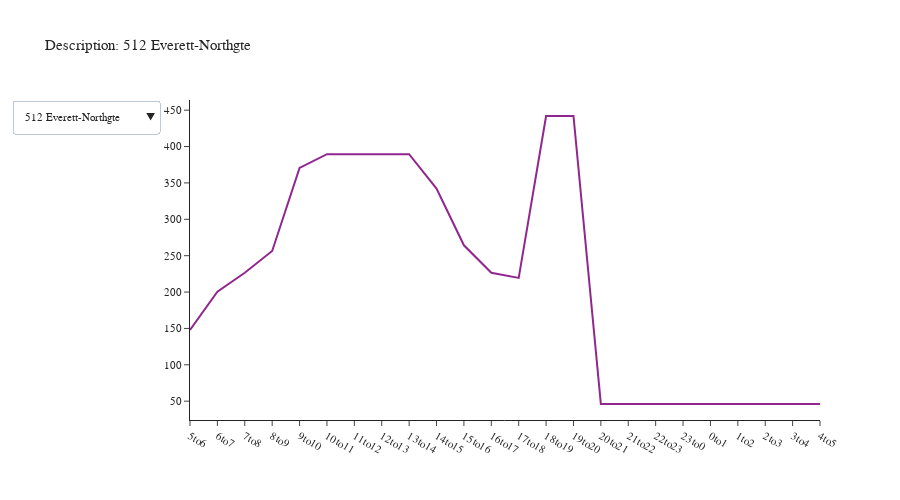

Write notebook code for a chart like this one.
### Code cell
df_test = df_transit_line[df_transit_line['agency']=='Sound Transit'].copy()
df = df_test.groupby(['tod', 'description']).agg({'boardings': 'sum'}).reset_index()
descriptions = df['description'].unique()

fig = create_tod_chart(df, descriptions)
fig.show()

### Figure 1 — Plotly figure (JSON) as saved in the notebook; plotly's stock layout.template omitted (floating-point values rounded to 4 significant figures)
{"data": [{"mode": "lines", "name": "512 Everett-Northgte", "type": "scatter", "visible": true, "x": ["5to6", "6to7", "7to8", "8to9", "9to10", "10to11", "11to12", "12to13", "13to14", "14to15", "15to16", "16to17", "17to18", "18to19", "19to20", "20to21", "21to22", "22to23", "23to0", "0to1", "1to2", "2to3", "3to4", "4to5"], "y": [148.0, 200.4, 226.5, 256.4, 370.7, 389.5, 389.5, 389.5, 389.5, 342.3, 264.3, 226.4, 219.4, 442.0, 442.0, 46.14, 46.14, 46.14, 46.14, 46.14, 46.14, 46.14, 46.14, 46.14]}, {"mode": "lines", "name": "522 Woodinvl-Roosvlt", "type": "scatter", "visible": false, "x": ["5to6", "6to7", "7to8", "8to9", "9to10", "10to11", "11to12", "12to13", "13to14", "14to15", "15to16", "16to17", "17to18", "18to19", "19to20", "20to21", "21to22", "22to23", "23to0", "0to1", "1to2", "2to3", "3to4", "4to5"], "y": [156.5, 238.5, 308.4, 286.7, 372.2, 313.5, 313.5, 313.5, 313.5, 354.9, 400.7, 427.3, 339.9, 348.2, 348.2, 43.81, 43.81, 43.81, 43.81, 43.81, 43.81, 43.81, 43.81, 43.81]}, {"mode": "lines", "name": "535 Lynnwood-Bllvue", "type": "scatter", "visible": false, "x": ["5to6", "6to7", "7to8", "8to9", "9to10", "10to11", "11to12", "12to13", "13to14", "14to15", "15to16", "16to17", "17to18", "18to19", "19to20", "20to21", "21to22", "22to23", "23to0", "0to1", "1to2", "2to3", "3to4", "4to5"], "y": [49.94, 70.8, 114.2, 137.6, 133.0, 154.0, 154.0, 154.0, 154.0, 126.6, 172.5, 118.3, 149.9, 75.37, 75.37, 2.797, 2.797, 2.797, 2.797, 2.797, 2.797, 2.797, 2.797, 2.797]}, {"mode": "lines", "name": "542 Redmond-U Dist", "type": "scatter", "visible": false, "x": ["5to6", "6to7", "7to8", "8to9", "9to10", "10to11", "11to12", "12to13", "13to14", "14to15", "15to16", "16to17", "17to18", "18to19", "19to20", "20to21", "21to22", "22to23", "23to0", "0to1", "1to2", "2to3", "3to4", "4to5"], "y": [12.36, 29.5, 47.99, 58.04, 29.41, 35.6, 35.6, 35.6, 35.6, 46.72, 34.14, 54.68, 60.73, 35.75, 35.75, 6.721, 6.721, 6.721, 6.721, 6.721, 6.721, 6.721, 6.721, 6.721]}, {"mode": "lines", "name": "545 Redmond-Seattle", "type": "scatter", "visible": false, "x": ["5to6", "6to7", "7to8", "8to9", "9to10", "10to11", "11to12", "12to13", "13to14", "14to15", "15to16", "16to17", "17to18", "18to19", "19to20", "20to21", "21to22", "22to23", "23to0", "0to1", "1to2", "2to3", "3to4", "4to5"], "y": [228.8, 391.2, 438.0, 341.6, 264.7, 281.4, 281.4, 281.4, 281.4, 256.5, 379.2, 415.5, 391.0, 262.8, 262.8, 22.51, 22.51, 22.51, 22.51, 22.51, 22.51, 22.51, 22.51, 22.51]}, {"mode": "lines", "name": "550 Bellevue-Seattle", "type": "scatter", "visible": false, "x": ["5to6", "6to7", "7to8", "8to9", "9to10", "10to11", "11to12", "12to13", "13to14", "14to15", "15to16", "16to17", "17to18", "18to19", "19to20", "20to21", "21to22", "22to23", "23to0", "0to1", "1to2", "2to3", "3to4", "4to5"], "y": [201.7, 261.0, 493.7, 484.7, 410.7, 456.5, 456.5, 456.5, 456.5, 438.6, 509.5, 615.3, 617.2, 374.7, 374.7, 62.3, 62.3, 62.3, 62.3, 62.3, 62.3, 62.3, 62.3, 62.3]}, {"mode": "lines", "name": "554 Issaquah-Seattle", "type": "scatter", "visible": false, "x": ["5to6", "6to7", "7to8", "8to9", "9to10", "10to11", "11to12", "12to13", "13to14", "14to15", "15to16", "16to17", "17to18", "18to19", "19to20", "20to21", "21to22", "22to23", "23to0", "0to1", "1to2", "2to3", "3to4", "4to5"], "y": [131.4, 214.2, 228.4, 269.5, 300.6, 316.9, 316.9, 316.9, 316.9, 301.8, 300.2, 186.7, 191.7, 244.9, 244.9, 29.89, 29.89, 29.89, 29.89, 29.89, 29.89, 29.89, 29.89, 29.89]}, {"mode": "lines", "name": "560 W Sea-Bellevue", "type": "scatter", "visible": false, "x": ["5to6", "6to7", "7to8", "8to9", "9to10", "10to11", "11to12", "12to13", "13to14", "14to15", "15to16", "16to17", "17to18", "18to19", "19to20", "20to21", "21to22", "22to23", "23to0", "0to1", "1to2", "2to3", "3to4", "4to5"], "y": [75.12, 94.41, 100.3, 132.9, 106.5, 181.9, 181.9, 181.9, 181.9, 137.1, 115.6, 116.0, 116.5, 88.44, 88.44, 5.705, 5.705, 5.705, 5.705, 5.705, 5.705, 5.705, 5.705, 5.705]}, {"mode": "lines", "name": "566 Auburn-Redmond", "type": "scatter", "visible": false, "x": ["5to6", "6to7", "7to8", "8to9", "9to10", "10to11", "11to12", "12to13", "13to14", "14to15", "15to16", "16to17", "17to18", "18to19", "19to20"], "y": [96.96, 109.4, 73.29, 56.48, 59.71, 2.797, 2.797, 2.797, 2.797, 44.28, 70.48, 18.75, 77.46, 25.0, 25.0]}, {"mode": "lines", "name": "574 Lakewood-SeaTac", "type": "scatter", "visible": false, "x": ["5to6", "6to7", "7to8", "8to9", "9to10", "10to11", "11to12", "12to13", "13to14", "14to15", "15to16", "16to17", "17to18", "18to19", "19to20", "20to21", "21to22", "22to23", "23to0", "0to1", "1to2", "2to3", "3to4", "4to5"], "y": [108.1, 146.4, 105.5, 129.0, 136.3, 119.1, 119.1, 119.1, 119.1, 134.4, 142.0, 115.9, 132.7, 185.4, 185.4, 3.366, 3.366, 3.366, 3.366, 3.366, 3.366, 3.366, 3.366, 3.366]}, {"mode": "lines", "name": "577 Fed Way-Seattle", "type": "scatter", "visible": false, "x": ["5to6", "6to7", "7to8", "8to9", "10to11", "11to12", "12to13", "13to14", "14to15", "15to16", "16to17", "17to18"], "y": [88.23, 170.7, 129.9, 36.17, 33.97, 33.97, 33.97, 33.97, 71.41, 74.8, 96.35, 30.11]}, {"mode": "lines", "name": "578 Seattle-Puyallup", "type": "scatter", "visible": false, "x": ["5to6", "6to7", "7to8", "8to9", "9to10", "10to11", "11to12", "12to13", "13to14", "14to15", "15to16", "16to17", "17to18", "18to19", "19to20", "20to21", "21to22", "22to23", "23to0", "0to1", "1to2", "2to3", "3to4", "4to5"], "y": [47.16, 55.39, 141.0, 171.1, 138.3, 217.7, 217.7, 217.7, 217.7, 175.7, 185.8, 135.8, 171.5, 212.4, 212.4, 18.78, 18.78, 18.78, 18.78, 18.78, 18.78, 18.78, 18.78, 18.78]}, {"mode": "lines", "name": "594 Lakewood-Seattle", "type": "scatter", "visible": false, "x": ["5to6", "6to7", "7to8", "8to9", "9to10", "10to11", "11to12", "12to13", "13to14", "14to15", "15to16", "16to17", "17to18", "18to19", "19to20", "20to21", "21to22", "22to23", "23to0", "0to1", "1to2", "2to3", "3to4", "4to5"], "y": [41.66, 51.87, 37.15, 78.84, 73.31, 134.2, 134.2, 134.2, 134.2, 112.8, 88.39, 85.12, 27.89, 105.0, 105.0, 26.27, 26.27, 26.27, 26.27, 26.27, 26.27, 26.27, 26.27, 26.27]}, {"mode": "lines", "name": "Commutr Rail Tac-Sea", "type": "scatter", "visible": false, "x": ["5to6", "6to7", "7to8", "10to11", "11to12", "12to13", "13to14", "14to15", "15to16", "16to17", "17to18", "18to19", "19to20"], "y": [707.5, 873.4, 571.0, 157.9, 157.9, 157.9, 157.9, 242.0, 798.0, 1320.0, 1111.0, 144.3, 144.3]}, {"mode": "lines", "name": "Light Rail Ang Lk-NG", "type": "scatter", "visible": false, "x": ["5to6", "6to7", "7to8", "8to9", "9to10", "10to11", "11to12", "12to13", "13to14", "14to15", "15to16", "16to17", "17to18", "18to19", "19to20", "20to21", "21to22", "22to23", "23to0", "0to1", "1to2", "2to3", "3to4", "4to5"], "y": [2210.0, 4976.0, 6871.0, 6467.0, 4806.0, 4739.0, 4739.0, 4739.0, 4739.0, 4889.0, 6310.0, 7482.0, 8007.0, 5901.0, 5901.0, 632.1, 632.1, 632.1, 632.1, 632.1, 632.1, 632.1, 632.1, 632.1]}, {"mode": "lines", "name": "Light Rail Tacoma", "type": "scatter", "visible": false, "x": ["5to6", "6to7", "7to8", "8to9", "9to10", "10to11", "11to12", "12to13", "13to14", "14to15", "15to16", "16to17", "17to18", "18to19", "19to20", "20to21", "21to22", "22to23", "23to0", "0to1", "1to2", "2to3", "3to4", "4to5"], "y": [9.244, 44.63, 106.1, 125.5, 124.0, 146.5, 146.5, 146.5, 146.5, 103.7, 154.5, 158.2, 159.5, 148.3, 148.3, 14.22, 14.22, 14.22, 14.22, 14.22, 14.22, 14.22, 14.22, 14.22]}, {"mode": "lines", "name": "510 Everett-Seattle", "type": "scatter", "visible": false, "x": ["5to6", "6to7", "7to8", "8to9", "14to15", "15to16", "16to17", "17to18", "18to19", "19to20"], "y": [58.66, 67.57, 61.44, 45.06, 51.78, 71.84, 107.8, 88.53, 28.71, 28.71]}, {"mode": "lines", "name": "532 Everett-Bellevue", "type": "scatter", "visible": false, "x": ["5to6", "6to7", "7to8", "14to15", "15to16", "16to17", "17to18", "18to19", "19to20"], "y": [24.15, 61.83, 36.47, 24.78, 39.72, 50.2, 43.38, 6.718, 6.718]}, {"mode": "lines", "name": "590 Tacoma-Seattle", "type": "scatter", "visible": false, "x": ["5to6", "6to7", "7to8", "8to9", "14to15", "15to16", "16to17", "17to18", "18to19", "19to20"], "y": [108.7, 171.8, 168.0, 68.69, 49.21, 88.83, 106.2, 87.6, 29.18, 29.18]}, {"mode": "lines", "name": "592 DuPont-Seattle", "type": "scatter", "visible": false, "x": ["5to6", "6to7", "7to8", "14to15", "15to16", "16to17", "17to18", "18to19", "19to20"], "y": [17.16, 13.65, 15.26, 19.05, 26.95, 25.41, 25.55, 5.12, 5.12]}, {"mode": "lines", "name": "513 Seaway-Northgate", "type": "scatter", "visible": false, "x": ["5to6", "6to7", "7to8", "8to9", "15to16", "16to17", "17to18", "18to19", "19to20"], "y": [23.77, 42.26, 17.43, 27.89, 38.66, 51.38, 42.21, 86.65, 86.65]}, {"mode": "lines", "name": "556 Issaquah-U Dist", "type": "scatter", "visible": false, "x": ["5to6", "6to7", "7to8", "8to9", "9to10", "15to16", "16to17", "17to18", "18to19", "19to20"], "y": [31.36, 31.23, 24.67, 23.7, 9.651, 50.54, 27.68, 29.16, 7.015, 7.015]}, {"mode": "lines", "name": "586 Tacoma-U Dist", "type": "scatter", "visible": false, "x": ["5to6", "6to7", "7to8", "8to9", "15to16", "16to17", "17to18", "18to19", "19to20"], "y": [8.029, 27.26, 18.4, 10.64, 23.14, 5.76, 13.78, 1.697, 1.697]}, {"mode": "lines", "name": "595 Gig Hrbr-Seattle", "type": "scatter", "visible": false, "x": ["5to6", "6to7", "15to16", "16to17", "17to18"], "y": [57.84, 19.84, 35.79, 28.1, 32.2]}, {"mode": "lines", "name": "596 Sumner-Bonney Lk", "type": "scatter", "visible": false, "x": ["5to6", "6to7", "7to8", "15to16", "16to17", "17to18", "18to19", "19to20"], "y": [3.3, 5.2, 4.2, 4.2, 8.2, 3.052, 3.34, 3.34]}, {"mode": "lines", "name": "Commutr Rail Evt-Sea", "type": "scatter", "visible": false, "x": ["6to7", "7to8", "16to17", "17to18"], "y": [0, 0, 1.549, 2.65]}, {"mode": "lines", "name": "580 So Hill-Puyallup", "type": "scatter", "visible": false, "x": ["5to6", "6to7", "17to18", "18to19", "19to20"], "y": [0.2979, 0.2552, 0.4058, 0.3276, 0.3276]}], "layout": {"font": {"size": 11}, "height": 500, "title": {"text": "Description: 512 Everett-Northgte"}, "updatemenus": [{"buttons": [{"args": [{"visible": [true, false, false, false, false, false, false, false, false, false, false, false, false, false, false, false, false, false, false, false, false, false, false, false, false, false, false]}, {"title": "Description: 512 Everett-Northgte"}], "label": "512 Everett-Northgte", "method": "update"}, {"args": [{"visible": [false, true, false, false, false, false, false, false, false, false, false, false, false, false, false, false, false, false, false, false, false, false, false, false, false, false, false]}, {"title": "Description: 522 Woodinvl-Roosvlt"}], "label": "522 Woodinvl-Roosvlt", "method": "update"}, {"args": [{"visible": [false, false, true, false, false, false, false, false, false, false, false, false, false, false, false, false, false, false, false, false, false, false, false, false, false, false, false]}, {"title": "Description: 535 Lynnwood-Bllvue"}], "label": "535 Lynnwood-Bllvue", "method": "update"}, {"args": [{"visible": [false, false, false, true, false, false, false, false, false, false, false, false, false, false, false, false, false, false, false, false, false, false, false, false, false, false, false]}, {"title": "Description: 542 Redmond-U Dist"}], "label": "542 Redmond-U Dist", "method": "update"}, {"args": [{"visible": [false, false, false, false, true, false, false, false, false, false, false, false, false, false, false, false, false, false, false, false, false, false, false, false, false, false, false]}, {"title": "Description: 545 Redmond-Seattle"}], "label": "545 Redmond-Seattle", "method": "update"}, {"args": [{"visible": [false, false, false, false, false, true, false, false, false, false, false, false, false, false, false, false, false, false, false, false, false, false, false, false, false, false, false]}, {"title": "Description: 550 Bellevue-Seattle"}], "label": "550 Bellevue-Seattle", "method": "update"}, {"args": [{"visible": [false, false, false, false, false, false, true, false, false, false, false, false, false, false, false, false, false, false, false, false, false, false, false, false, false, false, false]}, {"title": "Description: 554 Issaquah-Seattle"}], "label": "554 Issaquah-Seattle", "method": "update"}, {"args": [{"visible": [false, false, false, false, false, false, false, true, false, false, false, false, false, false, false, false, false, false, false, false, false, false, false, false, false, false, false]}, {"title": "Description: 560 W Sea-Bellevue"}], "label": "560 W Sea-Bellevue", "method": "update"}, {"args": [{"visible": [false, false, false, false, false, false, false, false, true, false, false, false, false, false, false, false, false, false, false, false, false, false, false, false, false, false, false]}, {"title": "Description: 566 Auburn-Redmond"}], "label": "566 Auburn-Redmond", "method": "update"}, {"args": [{"visible": [false, false, false, false, false, false, false, false, false, true, false, false, false, false, false, false, false, false, false, false, false, false, false, false, false, false, false]}, {"title": "Description: 574 Lakewood-SeaTac"}], "label": "574 Lakewood-SeaTac", "method": "update"}, {"args": [{"visible": [false, false, false, false, false, false, false, false, false, false, true, false, false, false, false, false, false, false, false, false, false, false, false, false, false, false, false]}, {"title": "Description: 577 Fed Way-Seattle"}], "label": "577 Fed Way-Seattle", "method": "update"}, {"args": [{"visible": [false, false, false, false, false, false, false, false, false, false, false, true, false, false, false, false, false, false, false, false, false, false, false, false, false, false, false]}, {"title": "Description: 578 Seattle-Puyallup"}], "label": "578 Seattle-Puyallup", "method": "update"}, {"args": [{"visible": [false, false, false, false, false, false, false, false, false, false, false, false, true, false, false, false, false, false, false, false, false, false, false, false, false, false, false]}, {"title": "Description: 594 Lakewood-Seattle"}], "label": "594 Lakewood-Seattle", "method": "update"}, {"args": [{"visible": [false, false, false, false, false, false, false, false, false, false, false, false, false, true, false, false, false, false, false, false, false, false, false, false, false, false, false]}, {"title": "Description: Commutr Rail Tac-Sea"}], "label": "Commutr Rail Tac-Sea", "method": "update"}, {"args": [{"visible": [false, false, false, false, false, false, false, false, false, false, false, false, false, false, true, false, false, false, false, false, false, false, false, false, false, false, false]}, {"title": "Description: Light Rail Ang Lk-NG"}], "label": "Light Rail Ang Lk-NG", "method": "update"}, {"args": [{"visible": [false, false, false, false, false, false, false, false, false, false, false, false, false, false, false, true, false, false, false, false, false, false, false, false, false, false, false]}, {"title": "Description: Light Rail Tacoma"}], "label": "Light Rail Tacoma", "method": "update"}, {"args": [{"visible": [false, false, false, false, false, false, false, false, false, false, false, false, false, false, false, false, true, false, false, false, false, false, false, false, false, false, false]}, {"title": "Description: 510 Everett-Seattle"}], "label": "510 Everett-Seattle", "method": "update"}, {"args": [{"visible": [false, false, false, false, false, false, false, false, false, false, false, false, false, false, false, false, false, true, false, false, false, false, false, false, false, false, false]}, {"title": "Description: 532 Everett-Bellevue"}], "label": "532 Everett-Bellevue", "method": "update"}, {"args": [{"visible": [false, false, false, false, false, false, false, false, false, false, false, false, false, false, false, false, false, false, true, false, false, false, false, false, false, false, false]}, {"title": "Description: 590 Tacoma-Seattle"}], "label": "590 Tacoma-Seattle", "method": "update"}, {"args": [{"visible": [false, false, false, false, false, false, false, false, false, false, false, false, false, false, false, false, false, false, false, true, false, false, false, false, false, false, false]}, {"title": "Description: 592 DuPont-Seattle"}], "label": "592 DuPont-Seattle", "method": "update"}, {"args": [{"visible": [false, false, false, false, false, false, false, false, false, false, false, false, false, false, false, false, false, false, false, false, true, false, false, false, false, false, false]}, {"title": "Description: 513 Seaway-Northgate"}], "label": "513 Seaway-Northgate", "method": "update"}, {"args": [{"visible": [false, false, false, false, false, false, false, false, false, false, false, false, false, false, false, false, false, false, false, false, false, true, false, false, false, false, false]}, {"title": "Description: 556 Issaquah-U Dist"}], "label": "556 Issaquah-U Dist", "method": "update"}, {"args": [{"visible": [false, false, false, false, false, false, false, false, false, false, false, false, false, false, false, false, false, false, false, false, false, false, true, false, false, false, false]}, {"title": "Description: 586 Tacoma-U Dist"}], "label": "586 Tacoma-U Dist", "method": "update"}, {"args": [{"visible": [false, false, false, false, false, false, false, false, false, false, false, false, false, false, false, false, false, false, false, false, false, false, false, true, false, false, false]}, {"title": "Description: 595 Gig Hrbr-Seattle"}], "label": "595 Gig Hrbr-Seattle", "method": "update"}, {"args": [{"visible": [false, false, false, false, false, false, false, false, false, false, false, false, false, false, false, false, false, false, false, false, false, false, false, false, true, false, false]}, {"title": "Description: 596 Sumner-Bonney Lk"}], "label": "596 Sumner-Bonney Lk", "method": "update"}, {"args": [{"visible": [false, false, false, false, false, false, false, false, false, false, false, false, false, false, false, false, false, false, false, false, false, false, false, false, false, true, false]}, {"title": "Description: Commutr Rail Evt-Sea"}], "label": "Commutr Rail Evt-Sea", "method": "update"}, {"args": [{"visible": [false, false, false, false, false, false, false, false, false, false, false, false, false, false, false, false, false, false, false, false, false, false, false, false, false, false, true]}, {"title": "Description: 580 So Hill-Puyallup"}], "label": "580 So Hill-Puyallup", "method": "update"}], "direction": "down", "showactive": true}], "width": 900, "yaxis": {"tickformat": ".00f"}}}
